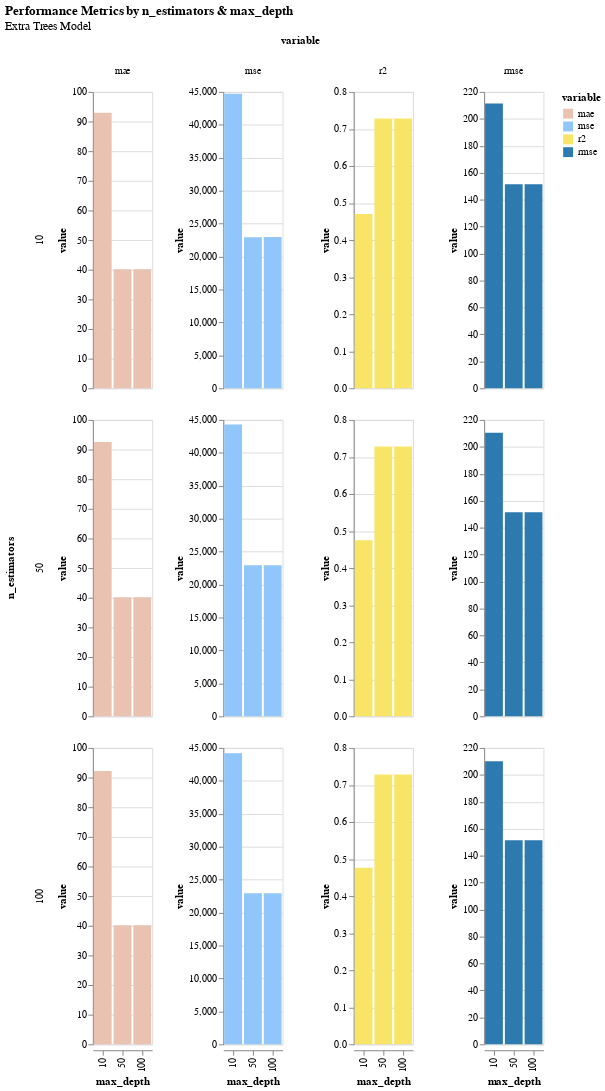

Write notebook code for a chart like this one.
### Markdown cell above
## Extra Trees Grid Search Results

It appears that the sweet spot for metrics optimization vs. model complexity is 10 estimators and max of 50 trees.

### Code cell
etGridSearchResults = pd.DataFrame.from_dict(etResults).T.reset_index()

etGridSearchResults[['n_estimators', 'max_depth']] = etGridSearchResults['index'].str.split("_", expand=True).astype(int)
etGridSearchResults = etGridSearchResults.melt(id_vars=["index", "n_estimators", "max_depth"])

etMetricsChart = alt.Chart(etGridSearchResults).mark_bar().encode(
    x='max_depth:N',
    y='value:Q',
    color=alt.Color('variable:N', scale = alt.Scale(range=["#EAC2B1", "#90C6FA", "#F8E467", "#2C7AAF"])),
    row='n_estimators:N',
    column='variable:N',
).resolve_scale(
  y='independent'
).properties(
    title={
    "text": ["Performance Metrics by n_estimators & max_depth"],
      "subtitle": ["Extra Trees Model"]
    }
)

save(etMetricsChart, '../reports/figures/GridSearchExtraTrees.html')
etMetricsChart

### Figure 1 — Vega-Lite specification as saved in the notebook (floating-point values rounded to 4 significant figures)
{"config": {"view": {"continuousWidth": 400, "continuousHeight": 300}}, "data": {"name": "data-8be47301a50598689bdd2e08d7940838"}, "mark": "bar", "encoding": {"color": {"field": "variable", "scale": {"range": ["#EAC2B1", "#90C6FA", "#F8E467", "#2C7AAF"]}, "type": "nominal"}, "column": {"field": "variable", "type": "nominal"}, "row": {"field": "n_estimators", "type": "nominal"}, "x": {"field": "max_depth", "type": "nominal"}, "y": {"field": "value", "type": "quantitative"}}, "resolve": {"scale": {"y": "independent"}}, "title": {"text": ["Performance Metrics by n_estimators & max_depth"], "subtitle": ["Extra Trees Model"]}, "$schema": "https://vega.github.io/schema/vega-lite/v4.17.0.json", "datasets": {"data-8be47301a50598689bdd2e08d7940838": [{"index": "10_10", "n_estimators": 10, "max_depth": 10, "variable": "mae", "value": 92.95}, {"index": "10_50", "n_estimators": 10, "max_depth": 50, "variable": "mae", "value": 40.13}, {"index": "10_100", "n_estimators": 10, "max_depth": 100, "variable": "mae", "value": 40.14}, {"index": "50_10", "n_estimators": 50, "max_depth": 10, "variable": "mae", "value": 92.58}, {"index": "50_50", "n_estimators": 50, "max_depth": 50, "variable": "mae", "value": 40.13}, {"index": "50_100", "n_estimators": 50, "max_depth": 100, "variable": "mae", "value": 40.13}, {"index": "100_10", "n_estimators": 100, "max_depth": 10, "variable": "mae", "value": 92.2}, {"index": "100_50", "n_estimators": 100, "max_depth": 50, "variable": "mae", "value": 40.13}, {"index": "100_100", "n_estimators": 100, "max_depth": 100, "variable": "mae", "value": 40.13}, {"index": "10_10", "n_estimators": 10, "max_depth": 10, "variable": "mse", "value": 44700.0}, {"index": "10_50", "n_estimators": 10, "max_depth": 50, "variable": "mse", "value": 22940.0}, {"index": "10_100", "n_estimators": 10, "max_depth": 100, "variable": "mse", "value": 22950.0}, {"index": "50_10", "n_estimators": 50, "max_depth": 10, "variable": "mse", "value": 44310.0}, {"index": "50_50", "n_estimators": 50, "max_depth": 50, "variable": "mse", "value": 22930.0}, {"index": "50_100", "n_estimators": 50, "max_depth": 100, "variable": "mse", "value": 22930.0}, {"index": "100_10", "n_estimators": 100, "max_depth": 10, "variable": "mse", "value": 44180.0}, {"index": "100_50", "n_estimators": 100, "max_depth": 50, "variable": "mse", "value": 22930.0}, {"index": "100_100", "n_estimators": 100, "max_depth": 100, "variable": "mse", "value": 22930.0}, {"index": "10_10", "n_estimators": 10, "max_depth": 10, "variable": "rmse", "value": 211.4}, {"index": "10_50", "n_estimators": 10, "max_depth": 50, "variable": "rmse", "value": 151.5}, {"index": "10_100", "n_estimators": 10, "max_depth": 100, "variable": "rmse", "value": 151.5}, {"index": "50_10", "n_estimators": 50, "max_depth": 10, "variable": "rmse", "value": 210.5}, {"index": "50_50", "n_estimators": 50, "max_depth": 50, "variable": "rmse", "value": 151.4}, {"index": "50_100", "n_estimators": 50, "max_depth": 100, "variable": "rmse", "value": 151.4}, {"index": "100_10", "n_estimators": 100, "max_depth": 10, "variable": "rmse", "value": 210.2}, {"index": "100_50", "n_estimators": 100, "max_depth": 50, "variable": "rmse", "value": 151.4}, {"index": "100_100", "n_estimators": 100, "max_depth": 100, "variable": "rmse", "value": 151.4}, {"index": "10_10", "n_estimators": 10, "max_depth": 10, "variable": "r2", "value": 0.4707}, {"index": "10_50", "n_estimators": 10, "max_depth": 50, "variable": "r2", "value": 0.7284}, {"index": "10_100", "n_estimators": 10, "max_depth": 100, "variable": "r2", "value": 0.7282}, {"index": "50_10", "n_estimators": 50, "max_depth": 10, "variable": "r2", "value": 0.4754}, {"index": "50_50", "n_estimators": 50, "max_depth": 50, "variable": "r2", "value": 0.7285}, {"index": "50_100", "n_estimators": 50, "max_depth": 100, "variable": "r2", "value": 0.7285}, {"index": "100_10", "n_estimators": 100, "max_depth": 10, "variable": "r2", "value": 0.4769}, {"index": "100_50", "n_estimators": 100, "max_depth": 50, "variable": "r2", "value": 0.7285}, {"index": "100_100", "n_estimators": 100, "max_depth": 100, "variable": "r2", "value": 0.7285}]}}
